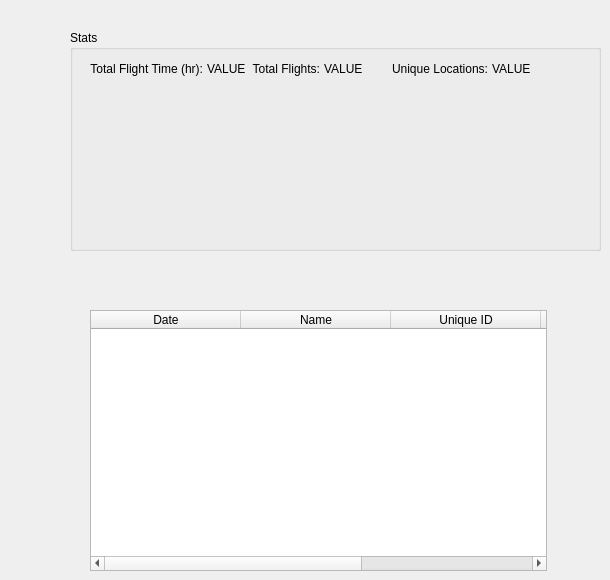
               <widget class="QWidget" name="widget">
                <attribute name="title">
                 <string>Flights</string>
                </attribute>
                <widget class="QGroupBox" name="groupBox_9">
                 <property name="geometry">
                  <rect>
                   <x>70</x>
                   <y>30</y>
                   <width>531</width>
                   <height>221</height>
                  </rect>
                 </property>
                 <property name="title">
                  <string>Stats</string>
                 </property>
                 <widget class="QWidget" name="layoutWidget">
                  <property name="geometry">
                   <rect>
                    <x>20</x>
                    <y>30</y>
                    <width>441</width>
                    <height>17</height>
                   </rect>
                  </property>
                  <layout class="QHBoxLayout" name="horizontalLayout_43">
                   <item>
                    <layout class="QHBoxLayout" name="horizontalLayout_40">
                     <property name="spacing">
                      <number>4</number>
                     </property>
                     <item>
                      <widget class="QLabel" name="label_78">
                       <property name="text">
                        <string>Total Flight Time (hr):</string>
                       </property>
                       <property name="alignment">
                        <set>Qt::AlignRight|Qt::AlignTrailing|Qt::AlignVCenter</set>
                       </property>
                      </widget>
                     </item>
                     <item>
                      <widget class="QLabel" name="drone_total_flight_time_value">
                       <property name="text">
                        <string>VALUE</string>
                       </property>
                      </widget>
                     </item>
                    </layout>
                   </item>
                   <item>
                    <layout class="QHBoxLayout" name="horizontalLayout_41">
                     <property name="spacing">
                      <number>4</number>
                     </property>
                     <item>
                      <widget class="QLabel" name="label_87">
                       <property name="text">
                        <string>Total Flights:</string>
                       </property>
                       <property name="alignment">
                        <set>Qt::AlignRight|Qt::AlignTrailing|Qt::AlignVCenter</set>
                       </property>
                      </widget>
                     </item>
                     <item>
                      <widget class="QLabel" name="drone_total_flights">
                       <property name="text">
                        <string>VALUE</string>
                       </property>
                      </widget>
                     </item>
                    </layout>
                   </item>
                   <item>
                    <layout class="QHBoxLayout" name="horizontalLayout_42">
                     <property name="spacing">
                      <number>4</number>
                     </property>
                     <item>
                      <widget class="QLabel" name="label_90">
                       <property name="text">
                        <string>Unique Locations:</string>
                       </property>
                       <property name="alignment">
                        <set>Qt::AlignRight|Qt::AlignTrailing|Qt::AlignVCenter</set>
                       </property>
                      </widget>
                     </item>
                     <item>
                      <widget class="QLabel" name="drone_total_unique_locations">
                       <property name="text">
                        <string>VALUE</string>
                       </property>
                      </widget>
                     </item>
                    </layout>
                   </item>
                  </layout>
                 </widget>
                </widget>
                <widget class="QTableWidget" name="drone_flights_table">
                 <property name="geometry">
                  <rect>
                   <x>90</x>
                   <y>310</y>
                   <width>457</width>
                   <height>261</height>
                  </rect>
                 </property>
                 <property name="editTriggers">
                  <set>QAbstractItemView::NoEditTriggers</set>
                 </property>
                 <property name="alternatingRowColors">
                  <bool>true</bool>
                 </property>
                 <property name="selectionMode">
                  <enum>QAbstractItemView::SingleSelection</enum>
                 </property>
                 <property name="selectionBehavior">
                  <enum>QAbstractItemView::SelectRows</enum>
                 </property>
                 <attribute name="horizontalHeaderDefaultSectionSize">
                  <number>150</number>
                 </attribute>
                 <attribute name="horizontalHeaderShowSortIndicator" stdset="0">
                  <bool>true</bool>
                 </attribute>
                 <attribute name="horizontalHeaderStretchLastSection">
                  <bool>true</bool>
                 </attribute>
                 <attribute name="verticalHeaderVisible">
                  <bool>false</bool>
                 </attribute>
                 <attribute name="verticalHeaderStretchLastSection">
                  <bool>false</bool>
                 </attribute>
                 <column>
                  <property name="text">
                   <string>Date</string>
                  </property>
                 </column>
                 <column>
                  <property name="text">
                   <string>Name</string>
                  </property>
                 </column>
                 <column>
                  <property name="text">
                   <string>Unique ID</string>
                  </property>
                 </column>
                 <column>
                  <property name="text">
                   <string>Duration</string>
                  </property>
                 </column>
                 <column>
                  <property name="text">
                   <string>Flight Type</string>
                  </property>
                 </column>
                </widget>
               </widget>
